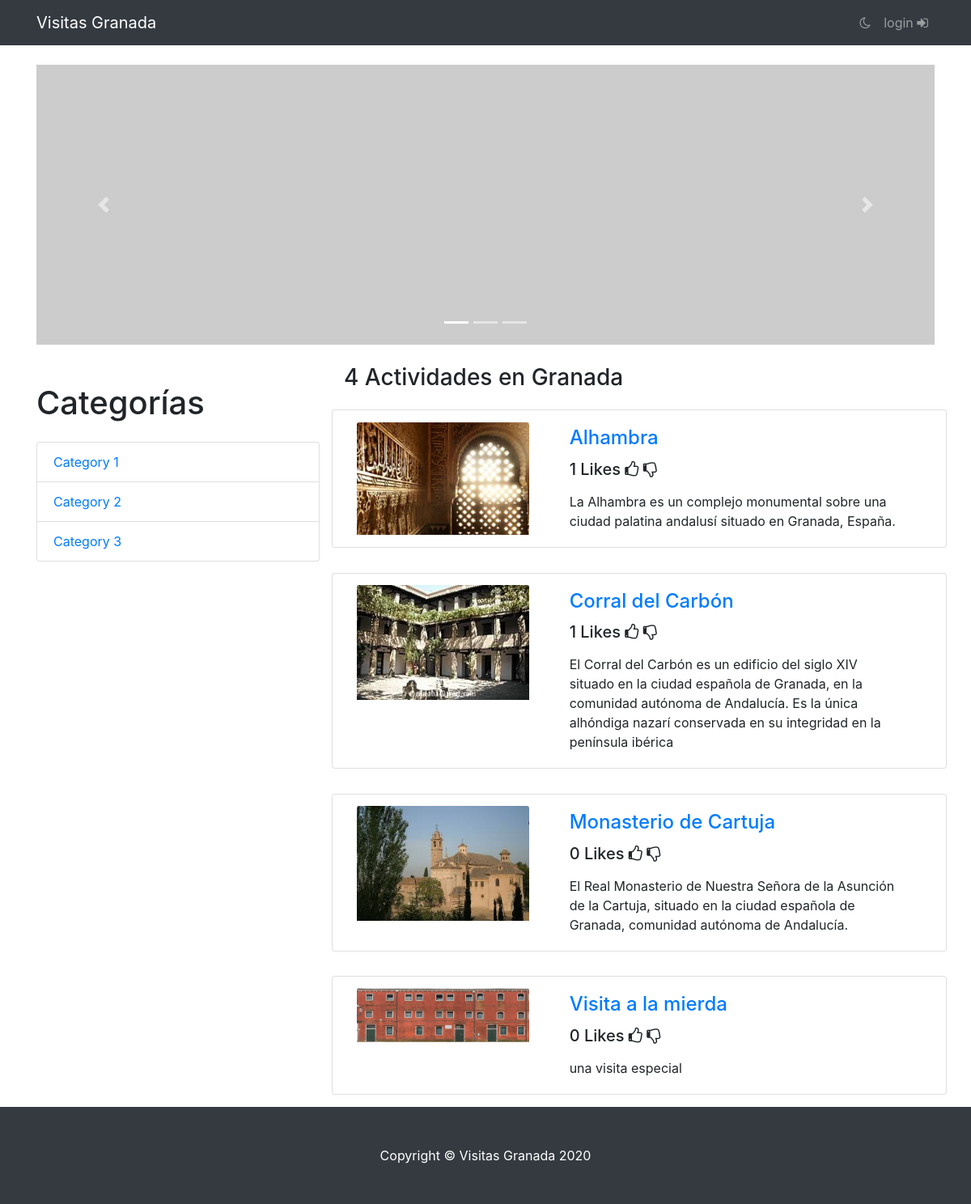
The app's page /visitas_granada/, older data.
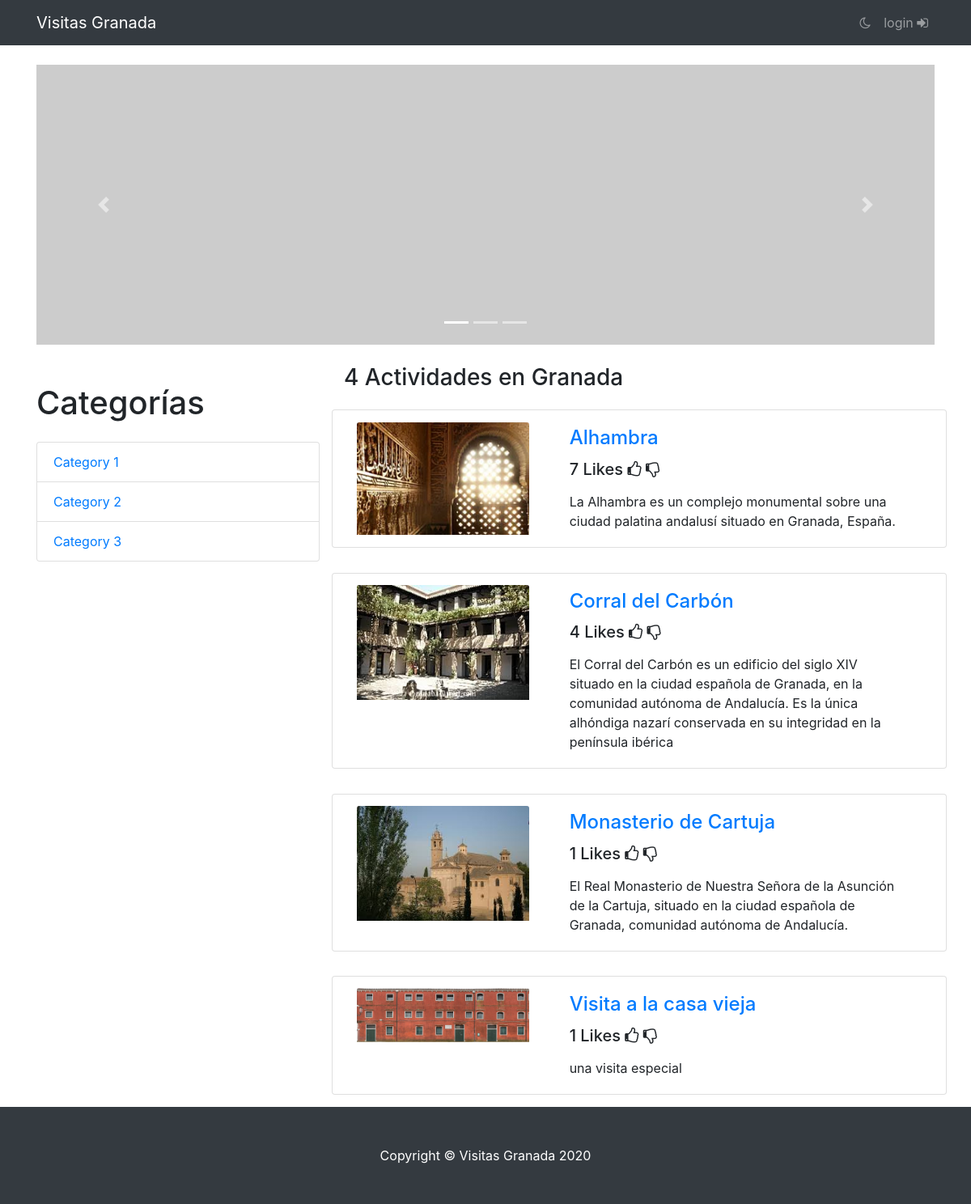
The same page, newer data.
### visitas_granada/models.py (models this page shows)
class Visita(models.Model):
    nombre = models.CharField(max_length=100)
    descripcion = models.CharField(max_length=1000)
    likes = models.IntegerField(default=0)
    foto = models.FileField(upload_to='fotos', blank=True)

### visitas_granada/views.py (the view)
# urls.py: path('', views.index, name='index'),
def index(request):
    visits = Visita.objects.all()
    return render(request, 'index.html', {'visits': visits})

### visitas_granada/templates/index.html (shortened to what this page needs)
{% extends 'base.html' %}
{% load static %}
  {% block content %}
    <div class="row">
      <div class="col-lg-12">
        <div id="carouselExampleIndicators" class="carousel slide my-4" data-ride="carousel">
          <ol class="carousel-indicators">
            <li data-target="#carouselExampleIndicators" data-slide-to="0" class="active"></li>
            <li data-target="#carouselExampleIndicators" data-slide-to="1"></li>
            <li data-target="#carouselExampleIndicators" data-slide-to="2"></li>
          </ol>
          <div class="carousel-inner" role="listbox">
            <div class="carousel-item active">
              <img class="d-block img-fluid" src="http://placehold.it/1124x350" alt="First slide">
            </div>
          </div>
          <a class="carousel-control-prev" href="#carouselExampleIndicators" role="button" data-slide="prev">
            <span class="carousel-control-prev-icon" aria-hidden="true"></span>
          </a>
          <a class="carousel-control-next" href="#carouselExampleIndicators" role="button" data-slide="next">
            <span class="carousel-control-next-icon" aria-hidden="true"></span>
          </a>
        </div>
      </div>
    </div>
    <div class="row">
      <div class="col-lg-4">
        <h1 class="my-4">Categorías</h1>
        <div class="list-group">
          <a href="#" class="list-group-item">Category 1</a>
          <a href="#" class="list-group-item">Category 2</a>
          <a href="#" class="list-group-item">Category 3</a>
        </div>
      </div>
      <div class="col-lg-8 col-md-8 col-xs-12">
        <div class="row">
          <div class="col-lg-12 col-md-12 col-xs-12">
            <h3>{{visits|length}} Actividades en Granada</h3>
          </div>
          {% for visit in visits %}
          <div id= "VisitContainer" class="card h-100">
          <div id="container-card" class="col-lg-12 col-md-12 col-xs-12">
              <div id="VisitImg" class="col-lg-4 col-md-4 col-xs-12">
                <a href="{% url  'getVisit' visit.id %}"><img class="card-img-top" src="/media/{{ MEDIA }}{{ visit.foto }}" alt=""></a>
              </div>
              <div class="col-lg-8 col-md-8 col-xs-12">
                <div class="card-body">
                  <h4 class="card-title">
                    <a href="{% url  'getVisit' visit.id %}">{{visit.nombre}}</a>
                  </h4>
                  <h5>
                    <label id="NumberLikes-{{visit.id}}">{{visit.likes}}</label> Likes
                    <a class="ButtonIncrementLikes" data-id-visit="{{visit.id}}"><i class="fa fa-thumbs-o-up" aria-hidden="true"></i></a>
                    <a class="ButtonDecrementLikes" data-id-visit="{{visit.id}}"><i class="fa fa-thumbs-o-down" aria-hidden="true"></i></a>
                  </h5>
                  <p class="card-text">{{visit.descripcion}}</p>
                </div>
              </div>
            </div>
          </div>
          {% endfor %}
        </div>
      </div>
    </div>
  {% endblock %}

### visitas_granada/templates/base.html (shortened to what this page needs)
<!DOCTYPE html>
{% load static %}
<html lang="en">
<head>
  <link href="{% static 'vendor/bootstrap/css/bootstrap.min.css' %}" rel="stylesheet">
  <link href="https://stackpath.bootstrapcdn.com/font-awesome/4.7.0/css/font-awesome.min.css" rel="stylesheet">
  <link rel="stylesheet" href="https://unpkg.com/leaflet@1.3.4/dist/leaflet.css"
/>
  <link href="{% static 'css/shop-homepage.css' %}" rel="stylesheet">
  <link href="{% static 'css/styles.css' %}" rel="stylesheet">
</head>
<body>
   {% block navigation%}
  <nav class="navbar navbar-expand-lg navbar-dark bg-dark fixed-top">
    <div class="container">
      <a class="navbar-brand" href="#">Visitas Granada</a>
      <div class="collapse navbar-collapse" id="navbarResponsive">
        <ul class="navbar-nav ml-auto">
          <li class="nav-item">
            <a id="LighMode" class="nav-link"><i class="fa fa-moon-o" aria-hidden="true"></i></a>
          </li>
          <li class="nav-item">
            {% if user.is_authenticated %}
              <a class="nav-link" href="{% url 'logout' %}">logout <i class="fa fa-sign-out"></i></a>
            {% else %}
              <a class="nav-link" href="{% url 'login' %}">login <i class="fa fa-sign-in"></i></a>
            {% endif %}
          </li>
        </ul>
      </div>
    </div>
  </nav>
   {% endblock %}
  <div class="container">
    {% block content %}{% endblock %}
  </div>
</body>
   {% block footer %}
  <footer class="py-5 bg-dark">
    <div class="container">
      <p class="m-0 text-center text-white">Copyright &copy; Visitas Granada 2020</p>
    </div>
  </footer>
  {% endblock %}
</html>

### visitas_granada/static/css/shop-homepage.css (style rules this page uses)
body { padding-top: 56px; }

### visitas_granada/static/css/styles.css (style rules this page uses)
#container-card { display: flex; flex-wrap: wrap; }
#VisitContainer { margin-top: 2%; margin-bottom: 2%; }
#VisitImg { margin-top:2%; }
.ButtonIncrementLikes, .ButtonDecrementLikes { cursor: pointer; }
#LighMode { cursor: pointer; }

Row changes from the older to the newer data that the page shows:
changed Visita "Alhambra": likes "1" → "7"
changed Visita "Corral del Carbón": likes "1" → "4"
changed Visita "Monasterio de Cartuja": likes "0" → "1"
changed Visita "una visita especial": nombre "Visita a la mierda" → "Visita a la casa vieja"; likes "0" → "1"
